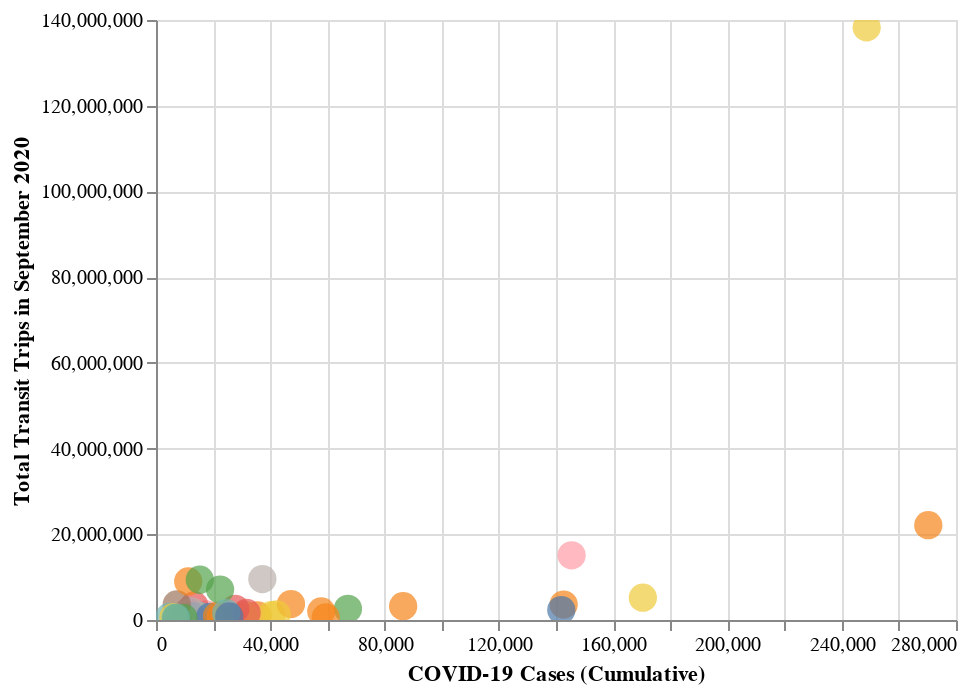

Source (notebook cell):
### Code cell
alt.Chart(top50_c).mark_circle(size=200).encode(
    x=alt.X('cases', axis=alt.Axis(title='COVID-19 Cases (Cumulative)')),
    y=alt.Y('trips', axis=alt.Axis(title='Total Transit Trips in September 2020')),
    color=alt.Color('state', legend=None),
    tooltip=['metro_area', 'cases', 'deaths', 'trips']
).interactive()

### Figure 1 — Vega-Lite specification as saved in the notebook (floating-point values rounded to 4 significant figures)
{"config": {"view": {"continuousWidth": 400, "continuousHeight": 300}}, "data": {"name": "data-81a48edb2510b7e2e03f08abd49b45c3"}, "mark": {"type": "circle", "size": 200}, "encoding": {"color": {"type": "nominal", "field": "state", "legend": null}, "tooltip": [{"type": "nominal", "field": "metro_area"}, {"type": "quantitative", "field": "cases"}, {"type": "quantitative", "field": "deaths"}, {"type": "quantitative", "field": "trips"}], "x": {"type": "quantitative", "axis": {"title": "COVID-19 Cases (Cumulative)"}, "field": "cases"}, "y": {"type": "quantitative", "axis": {"title": "Total Transit Trips in September 2020"}, "field": "trips"}}, "selection": {"selector006": {"type": "interval", "bind": "scales", "encodings": ["x", "y"]}}, "$schema": "https://vega.github.io/schema/vega-lite/v4.8.1.json", "datasets": {"data-81a48edb2510b7e2e03f08abd49b45c3": [{"GEOID10": 10162, "order": 1, "metro_area": "Bridgeport-Stamford, CT-NY", "fips": 9001, "date": "2020-09-30T00:00:00", "county": "Fairfield", "state": "Connecticut", "cases": 20225, "deaths": 1422.0, "trips": 561267}, {"GEOID10": 11350, "order": 2, "metro_area": "Buffalo, NY", "fips": 36029, "date": "2020-09-30T00:00:00", "county": "Erie", "state": "New York", "cases": 11500, "deaths": 625.0, "trips": 1031785}, {"GEOID10": 15670, "order": 3, "metro_area": "Charlotte, NC-SC", "fips": 37119, "date": "2020-09-30T00:00:00", "county": "Mecklenburg", "state": "North Carolina", "cases": 28975, "deaths": 360.0, "trips": 750275}, {"GEOID10": 16264, "order": 4, "metro_area": "Chicago, IL-IN", "fips": 17031, "date": "2020-09-30T00:00:00", "county": "Cook", "state": "Illinois", "cases": 145462, "deaths": 5225.0, "trips": 15097626}, {"GEOID10": 16885, "order": 5, "metro_area": "Cincinnati, OH-KY-IN", "fips": 39061, "date": "2020-09-30T00:00:00", "county": "Hamilton", "state": "Ohio", "cases": 13426, "deaths": 320.0, "trips": 640183}, {"GEOID10": 17668, "order": 6, "metro_area": "Cleveland, OH", "fips": 39035, "date": "2020-09-30T00:00:00", "county": "Cuyahoga", "state": "Ohio", "cases": 17649, "deaths": 658.0, "trips": 1279547}, {"GEOID10": 19234, "order": 7, "metro_area": "Columbus, OH", "fips": 39049, "date": "2020-09-30T00:00:00", "county": "Franklin", "state": "Ohio", "cases": 27424, "deaths": 615.0, "trips": 740454}, {"GEOID10": 22042, "order": 8, "metro_area": "Dallas-Fort Worth-Arlington, TX", "fips": 48113, "date": "2020-09-30T00:00:00", "county": "Dallas", "state": "Texas", "cases": 86500, "deaths": 1133.0, "trips": 3211568}, {"GEOID10": 22528, "order": 9, "metro_area": "Dayton, OH", "fips": 39113, "date": "2020-09-30T00:00:00", "county": "Montgomery", "state": "Ohio", "cases": 8037, "deaths": 166.0, "trips": 490748}, {"GEOID10": 23527, "order": 10, "metro_area": "Denver-Aurora, CO", "fips": 8031, "date": "2020-09-30T00:00:00", "county": "Denver", "state": "Colorado", "cases": 13404, "deaths": 441.0, "trips": 3399923}, {"GEOID10": 23824, "order": 11, "metro_area": "Detroit, MI", "fips": 26163, "date": "2020-09-30T00:00:00", "county": "Wayne", "state": "Michigan", "cases": 35481, "deaths": 2986.0, "trips": 1081022}, {"GEOID10": 25228, "order": 12, "metro_area": "Durham, NC", "fips": 37063, "date": "2020-09-30T00:00:00", "county": "Durham", "state": "North Carolina", "cases": 7843, "deaths": 96.0, "trips": 482589}, {"GEOID10": 31843, "order": 13, "metro_area": "Fresno, CA", "fips": 6019, "date": "2020-09-30T00:00:00", "county": "Fresno", "state": "California", "cases": 28621, "deaths": 390.0, "trips": 443645}, {"GEOID10": 37243, "order": 14, "metro_area": "Hartford, CT", "fips": 9003, "date": "2020-09-30T00:00:00", "county": "Hartford", "state": "Connecticut", "cases": 14801, "deaths": 1437.0, "trips": 1036712}, {"GEOID10": 89770, "order": 15, "metro_area": "Honolulu, HI", "fips": 15003, "date": "2020-09-30T00:00:00", "county": "Honolulu", "state": "Hawaii", "cases": 11264, "deaths": 111.0, "trips": 1932336}, {"GEOID10": 40429, "order": 16, "metro_area": "Houston, TX", "fips": 48201, "date": "2020-09-30T00:00:00", "county": "Harris", "state": "Texas", "cases": 142681, "deaths": 2599.0, "trips": 3588165}, {"GEOID10": 41212, "order": 17, "metro_area": "Indianapolis, IN", "fips": 18097, "date": "2020-09-30T00:00:00", "county": "Marion", "state": "Indiana", "cases": 21843, "deaths": 821.0, "trips": 487679}, {"GEOID10": 42346, "order": 18, "metro_area": "Jacksonville, FL", "fips": 12031, "date": "2020-09-30T00:00:00", "county": "Duval", "state": "Florida", "cases": 30548, "deaths": 394.0, "trips": 488569}, {"GEOID10": 47995, "order": 19, "metro_area": "Las Vegas-Henderson, NV", "fips": 32003, "date": "2020-09-30T00:00:00", "county": "Clark", "state": "Nevada", "cases": 67176, "deaths": 1391.0, "trips": 2604284}, {"GEOID10": 51445, "order": 20, "metro_area": "Los Angeles-Long Beach-Anaheim, CA", "fips": 6037, "date": "2020-09-30T00:00:00", "county": "Los Angeles", "state": "California", "cases": 270299, "deaths": 6576.0, "trips": 22129296}, {"GEOID10": 51755, "order": 21, "metro_area": "Louisville/Jefferson County, KY-IN", "fips": 21111, "date": "2020-09-30T00:00:00", "county": "Jefferson", "state": "Kentucky", "cases": 17516, "deaths": 326.0, "trips": 409213}, {"GEOID10": 56602, "order": 22, "metro_area": "Miami, FL", "fips": 12086, "date": "2020-09-30T00:00:00", "county": "Miami-Dade", "state": "Florida", "cases": 170399, "deaths": 3280.0, "trips": 5212093}, {"GEOID10": 57466, "order": 23, "metro_area": "Milwaukee, WI", "fips": 55079, "date": "2020-09-30T00:00:00", "county": "Milwaukee", "state": "Wisconsin", "cases": 30926, "deaths": 532.0, "trips": 1228113}, {"GEOID10": 57628, "order": 24, "metro_area": "Minneapolis-St. Paul, MN-WI", "fips": 27053, "date": "2020-09-30T00:00:00", "county": "Hennepin", "state": "Minnesota", "cases": 27728, "deaths": 936.0, "trips": 2603358}, {"GEOID10": 62407, "order": 25, "metro_area": "New Haven, CT", "fips": 9009, "date": "2020-09-30T00:00:00", "county": "New Haven", "state": "Connecticut", "cases": 14477, "deaths": 1115.0, "trips": 554093}, {"GEOID10": 62677, "order": 26, "metro_area": "New Orleans, LA", "fips": 22071, "date": "2020-09-30T00:00:00", "county": "Orleans", "state": "Louisiana", "cases": 12672, "deaths": 587.0, "trips": 896766}, {"GEOID10": 63217, "order": 27, "metro_area": "New York-Newark, NY-NJ-CT", "fips": 1, "date": "2020-09-30T00:00:00", "county": "New York City", "state": "New York", "cases": 248738, "deaths": 23820.0, "trips": 138284779}, {"GEOID10": 65863, "order": 28, "metro_area": "Orlando, FL", "fips": 12095, "date": "2020-09-30T00:00:00", "county": "Orange", "state": "Florida", "cases": 40328, "deaths": 457.0, "trips": 1110283}, {"GEOID10": 69076, "order": 29, "metro_area": "Philadelphia, PA-NJ-DE-MD", "fips": 42101, "date": "2020-09-30T00:00:00", "county": "Philadelphia", "state": "Pennsylvania", "cases": 37226, "deaths": 1826.0, "trips": 9554300}, {"GEOID10": 69184, "order": 30, "metro_area": "Phoenix-Mesa, AZ", "fips": 4013, "date": "2020-09-30T00:00:00", "county": "Maricopa", "state": "Arizona", "cases": 141856, "deaths": 3395.0, "trips": 2321868}, {"GEOID10": 69697, "order": 31, "metro_area": "Pittsburgh, PA", "fips": 42003, "date": "2020-09-30T00:00:00", "county": "Allegheny", "state": "Pennsylvania", "cases": 12348, "deaths": 382.0, "trips": 2016959}, {"GEOID10": 71317, "order": 32, "metro_area": "Portland, OR-WA", "fips": 41051, "date": "2020-09-30T00:00:00", "county": "Multnomah", "state": "Oregon", "cases": 7274, "deaths": 141.0, "trips": 3615960}, {"GEOID10": 72505, "order": 33, "metro_area": "Providence, RI-MA", "fips": 44007, "date": "2020-09-30T00:00:00", "county": "Providence", "state": "Rhode Island", "cases": 18927, "deaths": 894.0, "trips": 731139}, {"GEOID10": 74179, "order": 34, "metro_area": "Reno, NV-CA", "fips": 32031, "date": "2020-09-30T00:00:00", "county": "Washoe", "state": "Nevada", "cases": 9617, "deaths": 159.0, "trips": 496582}, {"GEOID10": 74746, "order": 35, "metro_area": "Richmond, VA", "fips": 51760, "date": "2020-09-30T00:00:00", "county": "Richmond city", "state": "Virginia", "cases": 4674, "deaths": 61.0, "trips": 706959}, {"GEOID10": 75340, "order": 36, "metro_area": "Riverside-San Bernardino, CA", "fips": 6065, "date": "2020-09-30T00:00:00", "county": "Riverside", "state": "California", "cases": 59405, "deaths": 1226.0, "trips": 607905}, {"GEOID10": 75664, "order": 37, "metro_area": "Rochester, NY", "fips": 36055, "date": "2020-09-30T00:00:00", "county": "Monroe", "state": "New York", "cases": 6086, "deaths": 260.0, "trips": 643248}, {"GEOID10": 77068, "order": 38, "metro_area": "Sacramento, CA", "fips": 6067, "date": "2020-09-30T00:00:00", "county": "Sacramento", "state": "California", "cases": 22653, "deaths": 420.0, "trips": 736774}, {"GEOID10": 78499, "order": 39, "metro_area": "Salt Lake City-West Valley City, UT", "fips": 49035, "date": "2020-09-30T00:00:00", "county": "Salt Lake", "state": "Utah", "cases": 31700, "deaths": 254.0, "trips": 1639254}, {"GEOID10": 78580, "order": 40, "metro_area": "San Antonio, TX", "fips": 48029, "date": "2020-09-30T00:00:00", "county": "Bexar", "state": "Texas", "cases": 57844, "deaths": 1313.0, "trips": 1989833}, {"GEOID10": 78661, "order": 41, "metro_area": "San Diego, CA", "fips": 6073, "date": "2020-09-30T00:00:00", "county": "San Diego", "state": "California", "cases": 47243, "deaths": 783.0, "trips": 3711385}, {"GEOID10": 78904, "order": 42, "metro_area": "San Francisco-Oakland, CA", "fips": 6075, "date": "2020-09-30T00:00:00", "county": "San Francisco", "state": "California", "cases": 11278, "deaths": 104.0, "trips": 8993777}, {"GEOID10": 79039, "order": 43, "metro_area": "San Jose, CA", "fips": 6085, "date": "2020-09-30T00:00:00", "county": "Santa Clara", "state": "California", "cases": 21379, "deaths": 323.0, "trips": 938610}, {"GEOID10": 80389, "order": 44, "metro_area": "Seattle, WA", "fips": 53033, "date": "2020-09-30T00:00:00", "county": "King", "state": "Washington", "cases": 22419, "deaths": 780.0, "trips": 7111138}, {"GEOID10": 83764, "order": 45, "metro_area": "Spokane, WA", "fips": 53063, "date": "2020-09-30T00:00:00", "county": "Spokane", "state": "Washington", "cases": 7132, "deaths": 173.0, "trips": 415338}, {"GEOID10": 77770, "order": 46, "metro_area": "St. Louis, MO-IL", "fips": 29189, "date": "2020-09-30T00:00:00", "county": "St. Louis", "state": "Missouri", "cases": 24573, "deaths": 810.0, "trips": 1620096}, {"GEOID10": 86599, "order": 47, "metro_area": "Tampa-St. Petersburg, FL", "fips": 12057, "date": "2020-09-30T00:00:00", "county": "Hillsborough", "state": "Florida", "cases": 42248, "deaths": 646.0, "trips": 1309792}, {"GEOID10": 88732, "order": 48, "metro_area": "Tucson, AZ", "fips": 4019, "date": "2020-09-30T00:00:00", "county": "Pima", "state": "Arizona", "cases": 25628, "deaths": 620.0, "trips": 838315}, {"GEOID10": 90892, "order": 49, "metro_area": "Virginia Beach, VA", "fips": 51810, "date": "2020-09-30T00:00:00", "county": "Virginia Beach city", "state": "Virginia", "cases": 6937, "deaths": 91.0, "trips": 572147}, {"GEOID10": 92242, "order": 50, "metro_area": "Washington, DC-VA-MD", "fips": 11001, "date": "2020-09-30T00:00:00", "county": "District of Columbia", "state": "District of Columbia", "cases": 15326, "deaths": 627.0, "trips": 9393834}]}}
